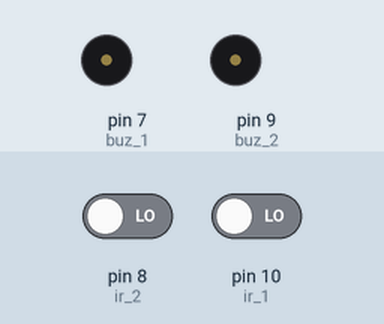
Simulated run of this sketch. Board: Arduino Uno, built with avr-gcc and run on an emulated ATmega328P. Parts: buzzer (waves = sounding, pin HIGH). The test bench sets the inputs (shaded band); at power-on: pin 8 (ir_2) LOW, pin 10 (ir_1) LOW.

Above: at 1.2 s.
1.3 s: pin 8 (ir_2) driven HIGH
At 1.8 s:
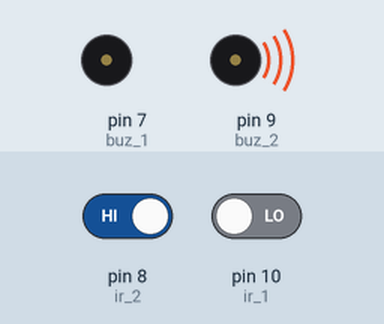
2.8 s: pin 10 (ir_1) driven HIGH
At 4.2 s:
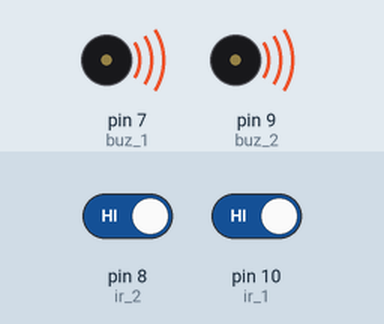
Timing chart, 0 to 5.8 s (numbered marks = the images above; inputs shaded):
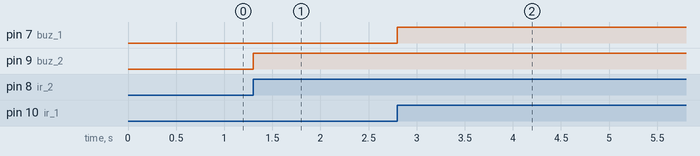

Measured:
- after the input at 1.3 s, pin 9 (buz_2): LOW → HIGH at once
- after the input at 2.8 s, pin 7 (buz_1): LOW → HIGH at once

The sketch:

code.ino
```cpp
int ir_1=10;
int ir_2=8;
int buz_1=7;
int buz_2=9;
void setup() {
  // put your setup code here, to run once:
pinMode(ir_1,INPUT);
pinMode(ir_2,INPUT);
pinMode(buz_1,OUTPUT);
pinMode(buz_2,OUTPUT);
digitalWrite(buz_1,LOW);
}


void loop()
{
  // put your main code here, to run repeatedly:
if(digitalRead(ir_1)==HIGH)
{
  digitalWrite(buz_1,HIGH);
}
else if (digitalRead(ir_2)==HIGH)
{
  digitalWrite(buz_2,HIGH);
}
else
{
  digitalWrite(buz_1,LOW);
  digitalWrite(buz_2,LOW);
}
}
```
